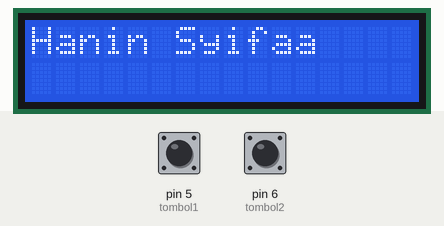
The sketch below on a simulated Arduino Uno, built with avr-gcc and run on an emulated ATmega328P. Shown: 16×2 character LCD. The inputs (shaded band) are chosen by the test bench; at power-on: pin 5 (tombol1) HIGH, pin 6 (tombol2) HIGH.

Above: at 2.3 s.
2.4 s: pin 5 (tombol1) pulled LOW for 0.15 s
At 2.47 s:
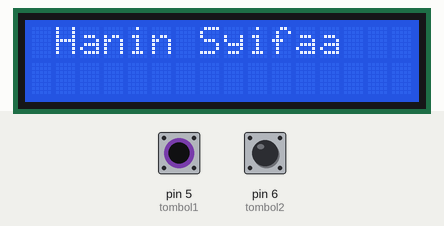
4.0 s: pin 5 (tombol1) pulled LOW for 3.2 s
At 6.7 s:
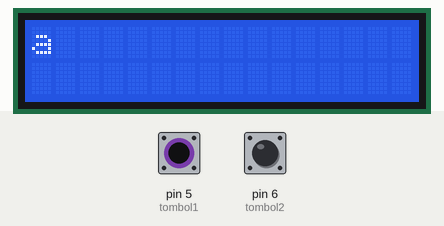
8.7 s: pin 6 (tombol2) pulled LOW for 3.2 s
At 14.1 s:
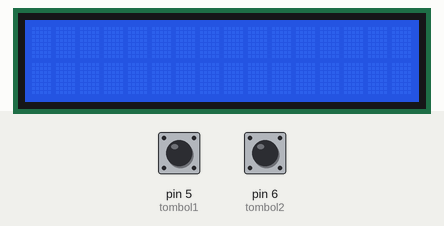
Timing chart, 0 to 15.6 s (numbered marks = the images above; inputs shaded):
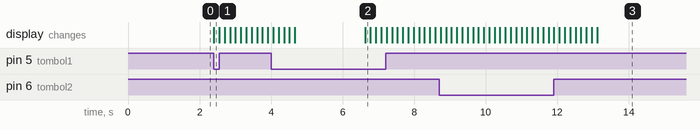

The sketch:

RunningTextPushButton.ino
```cpp
#include <LiquidCrystal_I2C.h>
LiquidCrystal_I2C lcd(0x27, 16, 2);  // set the LCD address to 0x3F for a 16 chars and 2 line display
int tombol1 = 5;
int tombol2 = 6;
void setup() {
  pinMode(tombol1, INPUT);
  pinMode(tombol2, INPUT);
  lcd.backlight();
  lcd.init();
  lcd.begin(16, 2);
  lcd.print("Hanin Syifaa");
  delay(1000);
}
void loop() {
  if (digitalRead(tombol1) == LOW) {
    for (int positionCounter = 0;
         positionCounter < 25;
         positionCounter++) {
      lcd.scrollDisplayRight();
      delay(150);
    }
  }
  if (digitalRead(tombol2) == LOW) {
    for (int positionCounter = 0;
         positionCounter < 25;
         positionCounter++) {
      lcd.scrollDisplayLeft();
      delay(150);
    }
  }
}
```

Measured:
- after the input at 2.4 s, the display: changes at once (image 1)
